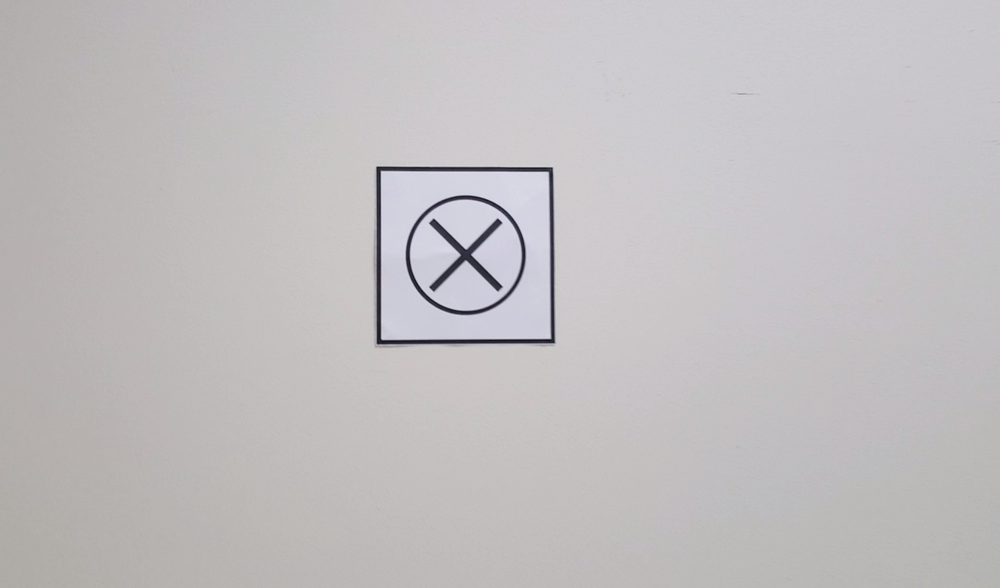
//> input picture landing_mark_detection/test_images/1.png, 1000 x 588 px, shrunk from 1491 x 877 before the run
$ ./main test_images/1.png 3   (built with g++ and OpenCV 4)
//> lines starting //> are read from the running program, lines starting //| are printed output that depends on the picture; after the words box and inside, x2 and y2 are one past the last pixel; in counts of white or black regions, pixels touching at a corner belong together
//> further down, img is the input picture: 588 rows x 1000 cols, CV_8UC3; mean B, G, R 191.9, 190.1, 193
### landing_mark_detection/landing_mark_detection.h
#include <opencv2/core/core.hpp>
#include <opencv2/highgui/highgui.hpp>
#include "opencv2/opencv.hpp"
#include <iostream>
#include <cstring>
#include <stdio.h>

using namespace cv;
using namespace std;

struct landing_mark{
	double x, y;				//top-left (x,y) coordinates of the bounding rectangle
	double width, height, center_x, center_y;			//width, height of the rectangle, and the center of the landing mark
};

class DetectLandingMark {
	public:
		bool detect(Mat, int);
		landing_mark get_landing_mark() {
			return a;
		}
		DetectLandingMark(void){
			a.x = -1;
			a.y = -1;
			a.width = -1;
			a.height = -1;
			a.center_x = -1;
			a.center_y = -1;
		}
	private:
		landing_mark a;
};

### landing_mark_detection/landing_mark_detection.cpp
#include "landing_mark_detection.h"

using namespace cv;
using namespace std;

bool DetectLandingMark::detect(Mat frame, int show_result=0) {
//> called with show_result = 3
    Mat edged;
    Mat edged2;
    Mat gray;
    Mat roi_square;
    string status;
    int status_flag = 0;

	//convert the frame to grayscale, blur it, and detect edges
	cvtColor(frame, gray, COLOR_BGR2GRAY);
	GaussianBlur(gray, gray, Size(7,7), 0);
	Canny(gray, edged, 50, 150);
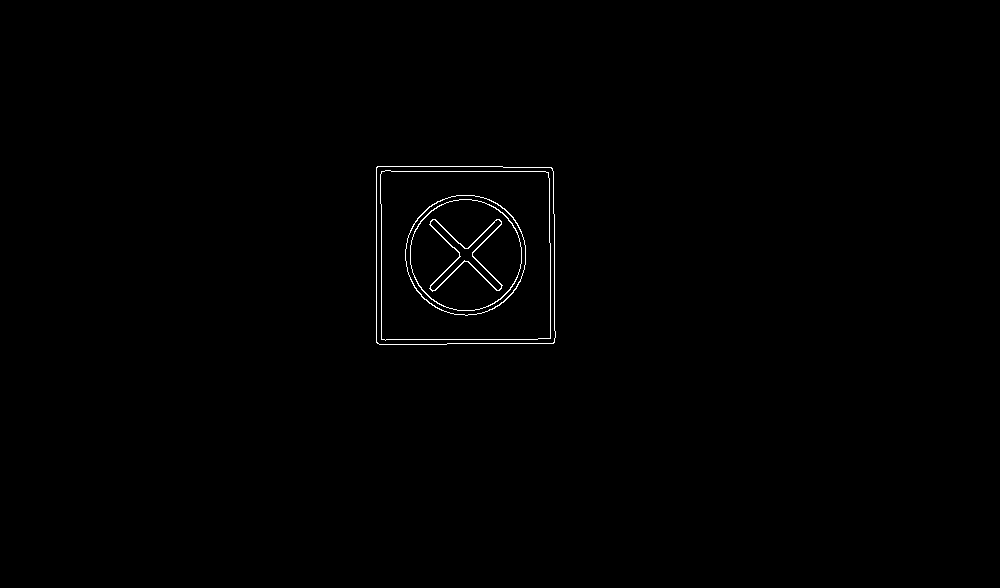
//> edged: 588 rows x 1000 cols, CV_8UC1; 0.47% white in thin lines or dots, all inside (x1, y1, x2, y2) = (376, 166, 556, 345)

	//find contours in the edge map
	vector<vector<Point> > contours;
	vector<Point> approx;
	vector<Vec4i> hierarchy;
	vector<Point> hull;
	edged.copyTo(edged2);
	findContours(edged2, contours, hierarchy, CV_RETR_EXTERNAL, CV_CHAIN_APPROX_SIMPLE);
//> contours = 1 contour; box (x1, y1, x2, y2) and area: (376, 166, 556, 345) 31478

	//loop over the contours
	for( int i = 0; i< contours.size(); i++ ){
		double peri = arcLength(contours[i], true);
		approxPolyDP(contours[i], approx, 0.01 * peri, true);

		//ensure that the approximated contour is "roughly" rectangular
		if(approx.size()>=4 && approx.size()<=6){
			Rect rect = boundingRect(approx);
			float aspectRatio = rect.width / float(rect.height);

			//compute the solidity of the original contour
			double area = contourArea(contours[i]);
			convexHull(contours[i], hull);
			double hullArea = contourArea(hull);
			double solidity = area / double(hullArea);

			//compute whether or not the width and height, solidity, and aspect ratio of the contour falls within appropriate bounds
			bool keepDims = (rect.width > 100 and rect.height > 100)?true:false;
			bool keepSolidity = (solidity > 0.9)?true:false;
			bool keepAspectRatio = (aspectRatio >= 0.8 and aspectRatio <= 1.2)?true:false;

			//ensure that the contour passes all our tests
			if (keepDims and keepSolidity and keepAspectRatio){
				//get ROI (inside the contour)
				roi_square = gray(rect);
				//detect circles in the image
				vector<Vec3f> circles;
				HoughCircles(roi_square, circles, CV_HOUGH_GRADIENT, 1.2, 75); //circles = (x,y,radius)
				//if more than one circle is detected, select the one with largest radius
				if(circles.size() >= 1){
					//select circle with largest radius
					int max_r_index = 0;
					for(int m=0; m<circles.size(); m++){
						if(circles[m][2]>circles[max_r_index][2])
							max_r_index = m;
					}
					//take the average of both shapes' centers and display it as the center of the landing mark
					double average_x = ((int(circles[max_r_index][0])+rect.x)+(rect.x+rect.width/2.0))/2.0;
					double average_y = ((int(circles[max_r_index][1])+rect.y)+(rect.y+rect.height/2.0))/2.0;
					//if the two centers are very close, then accept it
					if(average_x-(int(circles[max_r_index][0])+rect.x)<=20){
						status = "Target Detected";
						status_flag = 1;
						//start drawing if requested
						if(show_result){
							drawContours(frame, contours, i, (0, 0, 255), 4);
							circle(frame, Point(int(circles[max_r_index][0])+rect.x, int(circles[max_r_index][1])+rect.y), circles[max_r_index][2], Scalar(0, 255, 0), 4);
							rectangle(frame, Point(average_x - 5, average_y - 5), Point(average_x + 5, average_y + 5), Scalar(0, 128, 255), -1);
							putText(frame, status, Point(20, 30), CV_FONT_HERSHEY_SIMPLEX, 0.5, Scalar(100, 120, 0), 2);
						}
						//assign values to the landing_mark struct
						a.x = rect.x;
						a.y = rect.y;
						a.width = rect.width;
						a.height = rect.height;
						a.center_x = average_x;
						a.center_y = average_y;
					}
				}
			}
		}
	}
//> this loop made 1 pass
//> (peri, rect, aspectRatio, area, hullArea, solidity, keepDims, keepSolidity) on pass 1: (707.6, Rect(376, 166, 178, 178), 1, 31477.5, 31637, 0.995, true, true)
//> pass 1, in detect, `roi_square = gray(rect);`:
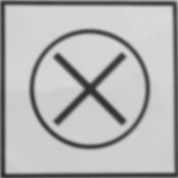
//> roi_square: 178 rows x 178 cols, CV_8UC1; min 44, max 217, mean 180.8
//> pass 1, in detect, `putText(frame, status, Point(20, 30), CV_FONT_HERSHEY_SIMPLEX, 0.5, Sc..`:
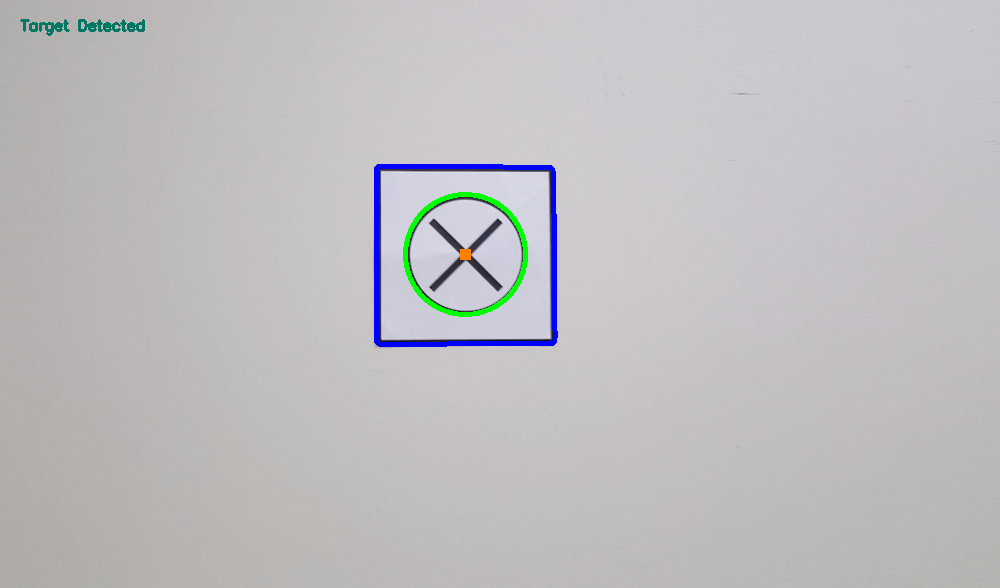
//> frame: 588 rows x 1000 cols, CV_8UC3; 1.09% of pixels changed, all inside (x1, y1, x2, y2) = (20, 19, 558, 347)
//> after the loop, hull = 15 Points (x, y), first 12: [502, 166], [551, 167], [552, 168], [553, 171], [554, 214], [555, 331], [555, 337], [554, 342], [553, 343], [446, 344], [379, 344], [377, 343]
	if(show_result){
		imshow("Landing Mark Detection", frame);
		waitKey(0);
	}
	return((status_flag==1)?true:false);
}

### landing_mark_detection/main.cpp
#include "landing_mark_detection.h"

int main( int argc, char** argv )
{
    if( argc != 3)
    {
		cout <<" Usage: ./landing_mark_detection pathToImage 1/0\n 1 to show results on the frame" << endl;
		return -1;
    }
    Mat img = imread(argv[1]);
    DetectLandingMark d;
    if(d.detect(img, atoi(argv[2]))){
		landing_mark lm = d.get_landing_mark();
		cout<<"X: "<<lm.x<<" Y: "<<lm.y<<"\nWidth: "<<lm.width<<" Height: "<<lm.height<<"\nCircle Center X: "<<lm.center_x<<" Circle Center Y: "<<lm.center_y<<endl;
//| X: 376 Y: 166
//| Width: 178 Height: 178
//| Circle Center X: 465 Circle Center Y: 254.5
	}
	else
		cout<<"Couldn't find the landing mark!!"<<endl;

    return 0;
}
